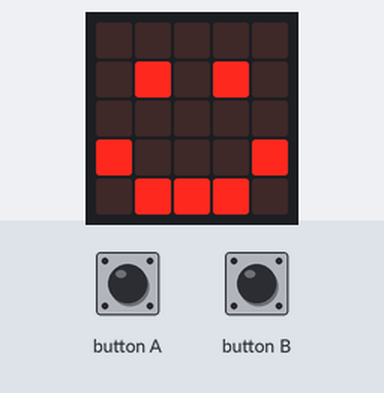
Bench run of a program on a simulated BBC micro:bit (MakeCode). Shown: the board's 5×5 LED display.

Above: at 0.1 s.
At 11.3 s:
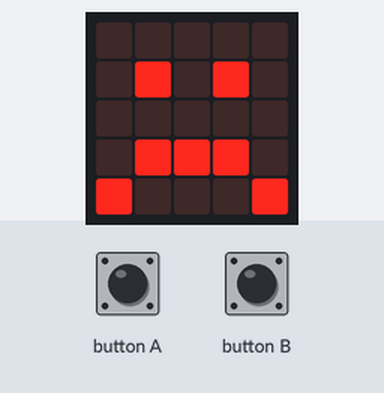
At 21.5 s:
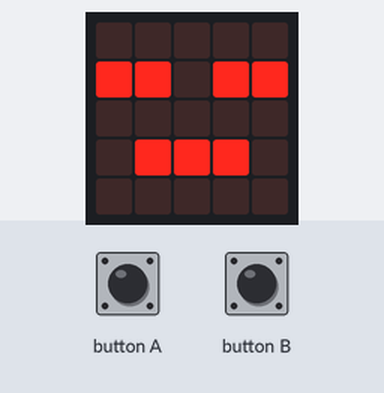

The program:

main.ts
```typescript
input.onButtonPressed(Button.A, function () {
    if (dood == 0) {
        voeding += 5
    }
})
input.onButtonPressed(Button.B, function () {
    if (dood == 0) {
        knuffel += 5
    }
})
let dood = 0
dood = 0
let knuffel = 20
let voeding = 20
basic.forever(function () {
    basic.pause(1000)
    voeding += -1
    knuffel += -1
})
basic.forever(function () {
    if (knuffel > 10 && voeding > 10) {
        basic.showIcon(IconNames.Happy)
    }
    if (knuffel < 10 && knuffel > 0 || voeding < 10 && voeding > 0) {
        basic.showIcon(IconNames.Sad)
    }
    if (knuffel < 0 || voeding < 0) {
        dood += 1
        basic.showIcon(IconNames.Asleep)
    }
})
```

test.ts
```typescript
// tests gaan hier; deze zal niet worden gecompileerd wanneer dit pakket wordt gebruikt als extensie.
```

Measured:
- what the display in image 1 shows lasts 10.2 s, from 11.2 s to 21.4 s
